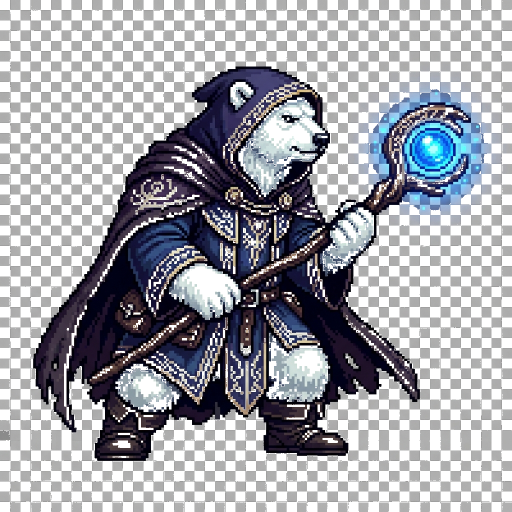
#> input picture assets/hero_bear_sage.png, 1024 x 1024 px, found by its file name (shown at 1/2 size)
$ python clean_sprites_pro.py
#> lines starting #> are read from the running program, lines starting #| are printed output that depends on the picture
import os
from PIL import Image

def clean_sprite_pro(img_path, sprite_type):
#> called with sprite_type = 'bear'
    if not os.path.exists(img_path):
        print(f"File not found: {img_path}")
        return

    print(f"🧹 Pro cleaning background for {sprite_type}: {img_path}")
    img = Image.open(img_path).convert("RGBA")
#> img is the input picture: PIL image 1024x1024 RGBA; mean R, G, B, A 71, 72.1, 78.9, 163.6
    datas = img.getdata()

    new_data = []
    removed_count = 0

    for item in datas:
        r, g, b, a = item[:4]

        # Keep existing transparency
        if a < 10:
            new_data.append((0, 0, 0, 0))
            continue

        should_remove = False

        # 1. Bear Sage background grays: around 170-178
        if sprite_type == 'bear':
            is_bear_gray = (r >= 165 and r <= 182 and g >= 165 and g <= 182 and b >= 165 and b <= 182)
            is_white = (r > 240 and g > 240 and b > 240)
            if is_bear_gray or is_white:
                should_remove = True

        # 2. Rabbit Mage background bluish-grays: around 196-218 (R <= G <= B style)
        elif sprite_type == 'rabbit':
            is_rabbit_gray = (r >= 190 and r <= 222 and g >= 195 and g <= 225 and b >= 200 and b <= 230 and abs(r - g) <= 12 and abs(g - b) <= 12)
            is_white = (r > 240 and g > 240 and b > 240)
            if is_rabbit_gray or is_white:
                should_remove = True

        # 3. Other sprites: standard grays and whites
        else:
            is_gray = (abs(r - g) < 12 and abs(g - b) < 12 and r > 160 and r < 230)
            is_white = (r > 235 and g > 235 and b > 235)
            if is_gray or is_white:
                should_remove = True

        if should_remove:
            new_data.append((255, 255, 255, 0))
            removed_count += 1
        else:
            new_data.append(item)
#> this loop made 1048576 passes
#> (r, g, b, a, should_remove, is_bear_gray) on passes 21 to 32: (143, 143, 143, 255, False, False), (178, 178, 178, 255, True, True), (173, 173, 173, 255, True, True), (174, 174, 174, 255, True, True), (174, 174, 174, 255, True, True), (174, 174, 174, 255, True, True), (174, 174, 174, 255, True, True), (173, 173, 173, 255, True, True), (173, 173, 173, 255, True, True), (173, 173, 173, 255, True, True), (174, 174, 174, 255, True, True), (176, 176, 176, 255, True, True)
#> (r, g, b, a) on passes 1 to 6: (0, 0, 0, 0), (0, 0, 0, 0), (0, 0, 0, 0), (0, 0, 0, 0), (0, 0, 0, 0), (0, 0, 0, 0)
#> after the loop, new_data = 1048576 items; removed_count = 285980

    img.putdata(new_data)
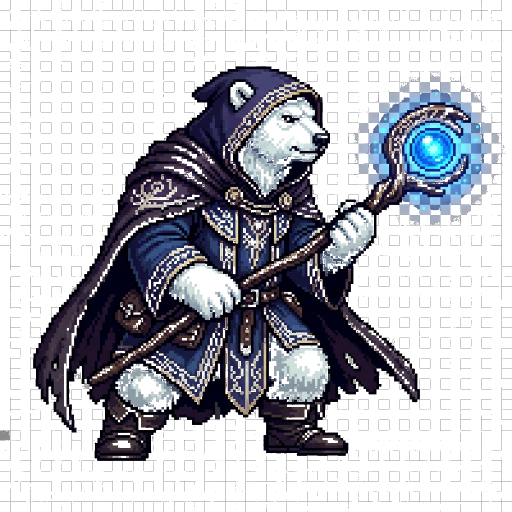
#> img: PIL image 1024x1024 RGBA (shown at 1/2 size); mean R, G, B, A 93.2, 94.4, 101.2, 94; transparent parts drawn white
    img.save(img_path, "PNG")
    print(f"✅ Cleaned {removed_count} pixels successfully.")
#| ✅ Cleaned 285980 pixels successfully.

# Paths to clean
sub_assets = "/Users/whitebebear/Desktop/life-os-mvp/life-os-mvp/assets"
root_assets = "/Users/whitebebear/Desktop/life-os-mvp/assets"

# Clean subfolder sprites
clean_sprite_pro(os.path.join(sub_assets, "hero_bear_sage.png"), 'bear')
clean_sprite_pro(os.path.join(sub_assets, "hero_rabbit_mage.png"), 'rabbit')
#> call 2 of clean_sprite_pro, with sprite_type = 'rabbit'
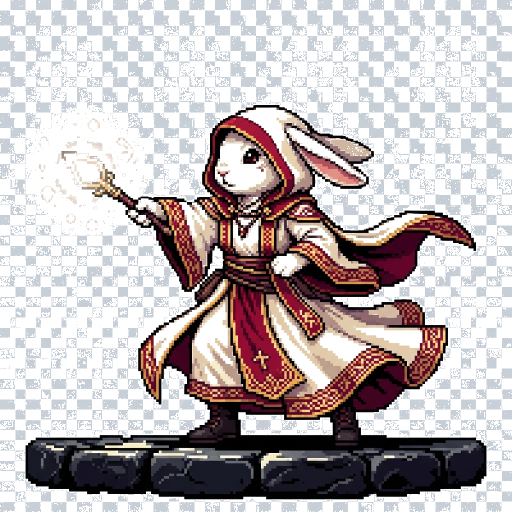
#> input picture assets/hero_rabbit_mage.png, 1024 x 1024 px, found by its file name (shown at 1/2 size)
#> in clean_sprite_pro, img is the input picture: PIL image 1024x1024 RGBA; mean R, G, B, A 72.4, 64.7, 65.9, 137.8
#> the loop in clean_sprite_pro (call 2), `for item in datas:` made 1048576 passes
#> (r, g, b, a, should_remove, is_rabbit_gray, is_white, removed_count) on pass 22: (202, 213, 219, 255, True, True, False, 1)
#> item on passes 23 to 28: (202, 209, 217, 255), (201, 208, 216, 255), (0, 0, 0, 0), (0, 0, 0, 0), (202, 209, 217, 255), (201, 208, 216, 255)
#> in clean_sprite_pro (call 2), `img.putdata(new_data)`:
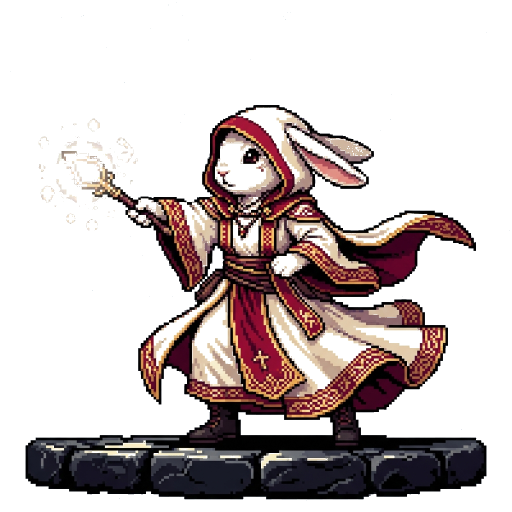
#> img: PIL image 1024x1024 RGBA (shown at 1/2 size); mean R, G, B, A 84.4, 75, 74.5, 82.9; transparent parts drawn white
#| ✅ Cleaned 225712 pixels successfully.
clean_sprite_pro(os.path.join(sub_assets, "hero_cat_warrior.png"), 'cat')
#> call 3 of clean_sprite_pro, with sprite_type = 'cat'
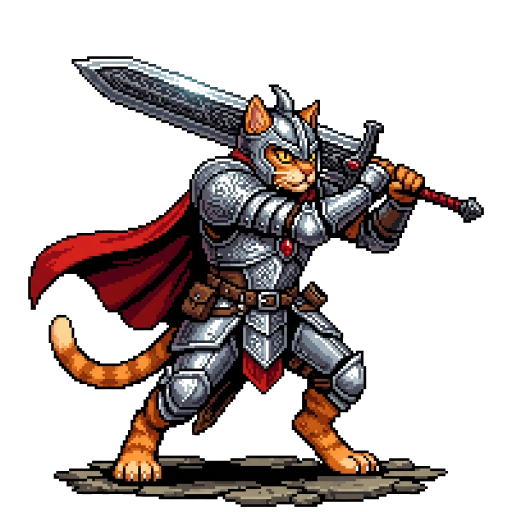
#> input picture assets/hero_cat_warrior.png, 1024 x 1024 px, found by its file name (shown at 1/2 size)
#> in clean_sprite_pro, img is the input picture: PIL image 1024x1024 RGBA; mean R, G, B, A 28.9, 20.5, 18.8, 89
#| ✅ Cleaned 3171 pixels successfully.
clean_sprite_pro(os.path.join(sub_assets, "hero_monkey_ninja.png"), 'monkey')
#> call 4 of clean_sprite_pro, with sprite_type = 'monkey'
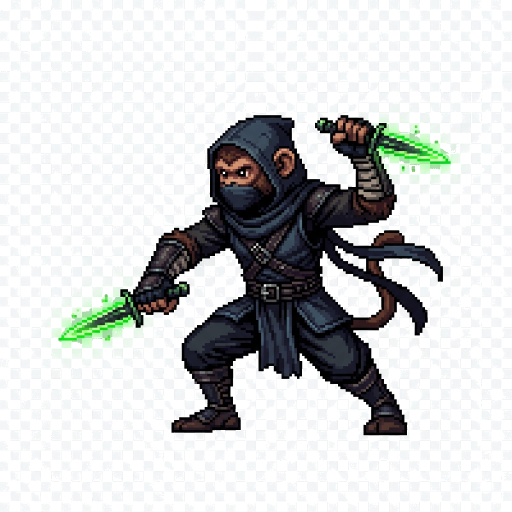
#> input picture assets/hero_monkey_ninja.png, 1024 x 1024 px, found by its file name (shown at 1/2 size)
#> in clean_sprite_pro, img is the input picture: PIL image 1024x1024 RGBA; mean R, G, B, A 207.2, 209, 209.1, 131.1
#> the loop in clean_sprite_pro (call 4), `for item in datas:` made 1048576 passes
#> item on passes 1 to 3: (255, 255, 255, 0), (255, 255, 255, 0), (255, 255, 255, 0)
#| ✅ Cleaned 306663 pixels successfully.

# Clean root folder sprites
clean_sprite_pro(os.path.join(root_assets, "hero_bear_sage.png"), 'bear')
#| ✅ Cleaned 285980 pixels successfully.
clean_sprite_pro(os.path.join(root_assets, "hero_rabbit_mage.png"), 'rabbit')
#| ✅ Cleaned 225712 pixels successfully.
clean_sprite_pro(os.path.join(root_assets, "hero_cat_warrior.png"), 'cat')
#| ✅ Cleaned 3171 pixels successfully.
clean_sprite_pro(os.path.join(root_assets, "hero_monkey_ninja.png"), 'monkey')
#| ✅ Cleaned 306663 pixels successfully.
